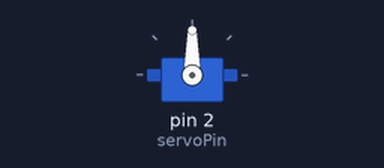
Bench run of a sketch on a simulated Arduino Uno, built with avr-gcc and run on an emulated ATmega328P. Parts: servo.

Above: at 0.05 s.
At 1.6 s:
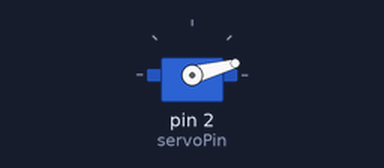
At 3.2 s:
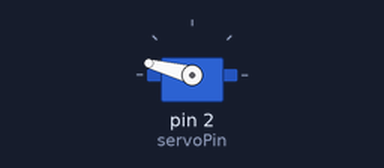
Timing chart, 0 to 7.4 s (numbered marks = the images above):
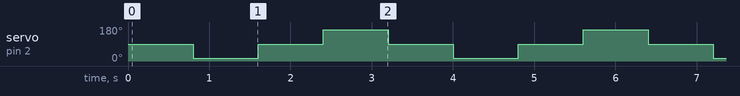

Measured:
- by itself, servo on pin 2 (servoPin): repeats every 3.2 s: 90° 0.80 s, 165° 0.80 s, 90° 0.80 s, 15° 0.80 s

The sketch:

servo.ino
```cpp
#include <Servo.h>  // Include the Servo library

int servoPin = 2;  // Declare the Servo pin

Servo Servo1;  // Create a servo object
void setup() {
  Serial.begin(9600);

Servo1.attach(servoPin);
}
void loop(){
  Servo1.write(90);
delay(800);
Servo1.write(15); // Make servo go to 0 degrees
delay(800);
Servo1.write(90);
delay(800);
Servo1.write(165);
delay(800);

}
```
